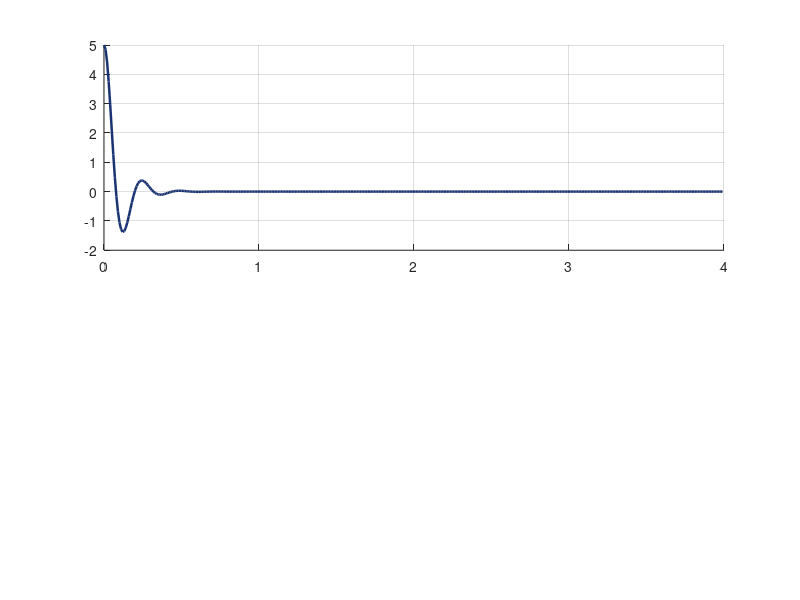

MATLAB code for this plot: (Note: this script raises an error after producing the figure.)
function comparar(slug)
% COMPARAR  Simula un controlador y lo compara con el hardware en UNA figura
%           con 2 graficas superpuestas (sim + hardware) y metricas visibles.
%   comparar('lqr')     % tambien: lqg, cascada, imc, hinf   (fopid: ya hecho aparte)
%
% Genera <slug>_comparativa.png (theta y u, sim vs HW en la misma grafica) e
% imprime en consola: overshoot, tiempo de establecimiento, thetaRMS, |u|max
% de simulacion y de hardware, listo para pegar en una tabla.

if nargin<1, slug='lqr'; end
here   = fileparts(mfilename('fullpath'));
resdir = fullfile(here,'..','resultados');
outdir = here;
rms = @(v) sqrt(mean(v.^2));

%% 1) Simulacion (recuperacion desde theta0 = 5 deg)
[t_s, th_s, u_s] = sim_ctrl(slug);
OS_s = max(0,-min(th_s))/abs(th_s(1))*100;             % sobrepaso [%]
is = find(abs(th_s) > 0.02*abs(th_s(1)), 1, 'last');   % settling 2%
ts_s = is*0.01;
RMS_s = rms(th_s); Umax_s = max(abs(u_s));

%% 2) Data real (hardware) mas reciente
d = dir(fullfile(resdir,[slug '_2*.csv']));
th_h=[]; t_h=[]; u_h=[]; RMS_h=NaN; Thmax_h=NaN; Umax_h=NaN; ts_h=NaN;
if ~isempty(d)
   [~,ix]=max([d.datenum]);
   T=readtable(fullfile(resdir,d(ix).name)); D=T{:,:};
   t_h=(D(:,1)-D(1,1))/1000; th_h=D(:,2); u_h=D(:,6);
   RMS_h=rms(th_h); Thmax_h=max(abs(th_h)); Umax_h=max(abs(u_h));
   tail=rms(th_h(t_h>0.6*t_h(end))); band=max(2*tail,0.5);   % settling HW
   ih=find(abs(th_h)>band,1,'last'); if ~isempty(ih), ts_h=t_h(ih); end
end

%% 3) Figura: 2 graficas superpuestas + recuadro de metricas
nombres = containers.Map({'lqr','lqg','cascada','fopid','imc','hinf'}, ...
   {'LQR','LQG','Cascada','FOPID','IMC','H_{\infty}'});
f=figure('Color','w','Position',[100 100 720 540]);

ax1=subplot(2,1,1); hold on; grid on;
plot(t_s, th_s, '-', 'Color',[0.10 0.20 0.45], 'LineWidth',1.8);
if ~isempty(th_h), plot(t_h, th_h, '-', 'Color',[0.70 0.25 0.10], 'LineWidth',1.0); end
yline(0,'--k','HandleVisibility','off');
ylabel('\theta [deg]','FontSize',11);
title([nombres(slug) ' : Simulacion vs Hardware'],'FontSize',12,'Interpreter','tex');
legend('Simulacion','Hardware','Location','northeast','Interpreter','tex');
% recuadro con parametros de desempeno (sim y hardware)
txt = { sprintf('SIM:  OS=%.1f%%   t_s=%.2fs   \\theta_{RMS}=%.2f\\circ   |u|_{max}=%.0f',OS_s,ts_s,RMS_s,Umax_s), ...
        sprintf('HW:   \\theta_{RMS}=%.2f\\circ   |\\theta|_{max}=%.2f\\circ   |u|_{max}=%.0f   t_s=%.1fs',RMS_h,Thmax_h,Umax_h,ts_h) };
yl=ylim; xl=xlim;
text(xl(1)+0.02*range(xl), yl(2)-0.05*range(yl), txt, 'VerticalAlignment','top',...
     'FontSize',8.5,'BackgroundColor','w','EdgeColor',[.4 .4 .4],'Margin',3);

ax2=subplot(2,1,2); hold on; grid on;
plot(t_s, u_s, '-', 'Color',[0.10 0.20 0.45], 'LineWidth',1.8);
if ~isempty(u_h), plot(t_h, u_h, '-', 'Color',[0.70 0.25 0.10], 'LineWidth',1.0); end
ylabel('u [PWM]','FontSize',11); xlabel('t [s]','FontSize',11);
legend('Simulacion','Hardware','Location','northeast','Interpreter','tex');
linkaxes([ax1 ax2],'x');
saveas(f, fullfile(outdir,[slug '_comparativa.png']));

%% 4) Impresion en consola (para armar la tabla)
fprintf('\n===== %s =====\n', upper(slug));
fprintf('SIM : OS=%.1f%%  ts=%.2fs  thetaRMS=%.3f deg  |u|max=%.0f\n', OS_s,ts_s,RMS_s,Umax_s);
if ~isempty(th_h)
  fprintf('HW  : thetaRMS=%.3f deg  |theta|max=%.2f deg  |u|max=%.0f  ts=%.1fs  (%s)\n',...
          RMS_h,Thmax_h,Umax_h,ts_h,d(ix).name);
else
  fprintf('HW  : (sin CSV en resultados/)\n');
end
fprintf('Imagen: %s_comparativa.png\n', slug);
end

% =====================================================================
function [t,th_deg,u_out]=sim_ctrl(slug)
% Lazo cerrado discreto (dt=10ms) desde theta0=5 deg.
R2D=180/pi; dt=0.01; Tf=4; N=round(Tf/dt);
A=[0 1 0 0; 0 0 -7.4697 0; 0 0 0 1; 0 0 104.6806 0];
B=[0;0.1979;0;-1.4869]*(0.00054/0.00338);          % B REAL
sysd=c2d(ss(A,B,eye(4),zeros(4,1)),dt,'zoh'); Ad=sysd.A; Bd=sysd.B;

alpha=10.2314; k2=-20.33; kc=1.19; CASGAIN=4;                 % cascada
Klqg=[-70.71 -196.97 -1985.22 -284.52];                       % lqg
% H-INFINITO con pesos NUEVOS  W1=makeweight(200,60,0.05), W2=1e-3, W3=makeweight(0.20,40,2)
% (K(z) por mixsyn+c2d tustin; escala 1.0 -> ESTABILIZA)
num=[-38006.829174 52497.395668 19204.787074 -52729.296467 18570.141301];
den=[1 -0.113033 -0.865016 0.281061 0.033044]; HINF_SCALE=1.0;
% FOPID (no se modifica; incluido por completitud)
L=64; lam=0.95; mu=0.15; cI=zeros(1,L); cD=zeros(1,L); cI(1)=1; cD(1)=1;
for j=2:L, cI(j)=cI(j-1)*(1-(-lam+1)/(j-1)); cD(j)=cD(j-1)*(1-(mu+1)/(j-1)); end
hlam=dt^lam; hmu=dt^-mu; ebuf=zeros(1,L);
I1=0; u_imc=0; ehist=zeros(1,5); uhist=zeros(1,5);

x=[0;0;5/R2D;0]; th_deg=zeros(1,N); u_out=zeros(1,N);
for kk=1:N
   th=x(3); thd=x(4);
   switch slug
     case 'lqr',     u = 59.5*(th*R2D) + 1.7*(thd*R2D);
     case 'lqg',     u = -(Klqg(3)*th + Klqg(4)*thd);
     case 'cascada'
        e1=-th; I1=max(min(I1+e1*dt,2),-2);
        u=CASGAIN*k2*(kc*(e1+alpha*I1)-(thd+alpha*th));
     case 'imc'
        uref=43.5*(th*R2D)+3.10*(thd*R2D); beta=dt/(0.010+dt);
        u_imc=u_imc+beta*(uref-u_imc); u=0.75*u_imc;
     case 'fopid'
        e=th*R2D; ebuf=[e ebuf(1:end-1)];
        I=hlam*sum(cI.*ebuf); Dv=hmu*sum(cD.*ebuf); I=max(min(I,200),-200);
        u=45*e+12*I+2.5*Dv;
     case 'hinf'
        e=-th; ehist=[e ehist(1:end-1)];
        u=(num*ehist' - den(2:end)*uhist(1:end-1)')/den(1);
        uhist=[u uhist(1:end-1)]; u=HINF_SCALE*u;
     otherwise, error('controlador desconocido: %s',slug);
   end
   u=max(min(u,255),-255);
   th_deg(kk)=th*R2D; u_out(kk)=u;
   x=Ad*x+Bd*u;
   if abs(x(3)*R2D)>60, th_deg=th_deg(1:kk); u_out=u_out(1:kk); break; end
end
t=(0:numel(th_deg)-1)*dt;
end
